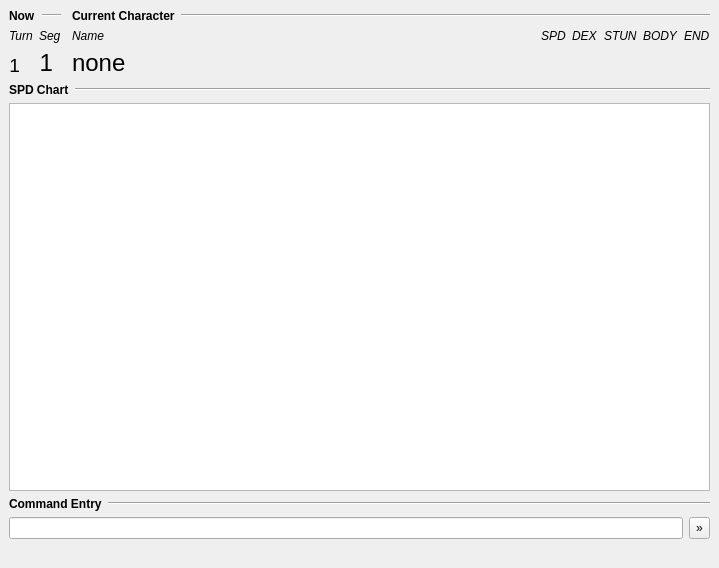
<?xml version="1.0" encoding="UTF-8"?>
<ui version="4.0">
 <class>MainWindow</class>
 <widget class="QMainWindow" name="MainWindow">
  <property name="geometry">
   <rect>
    <x>0</x>
    <y>0</y>
    <width>719</width>
    <height>568</height>
   </rect>
  </property>
  <property name="windowTitle">
   <string>MainWindow</string>
  </property>
  <widget class="QWidget" name="centralwidget">
   <layout class="QVBoxLayout" name="verticalLayout_3">
    <item>
     <layout class="QHBoxLayout" name="horizontalLayout_6">
      <item>
       <layout class="QVBoxLayout" name="verticalLayout">
        <item>
         <layout class="QHBoxLayout" name="horizontalLayout">
          <item>
           <widget class="QLabel" name="label">
            <property name="sizePolicy">
             <sizepolicy hsizetype="Minimum" vsizetype="Preferred">
              <horstretch>0</horstretch>
              <verstretch>0</verstretch>
             </sizepolicy>
            </property>
            <property name="font">
             <font>
              <weight>75</weight>
              <bold>true</bold>
             </font>
            </property>
            <property name="text">
             <string>Now</string>
            </property>
           </widget>
          </item>
          <item>
           <widget class="Line" name="line">
            <property name="sizePolicy">
             <sizepolicy hsizetype="Preferred" vsizetype="Fixed">
              <horstretch>0</horstretch>
              <verstretch>0</verstretch>
             </sizepolicy>
            </property>
            <property name="orientation">
             <enum>Qt::Horizontal</enum>
            </property>
           </widget>
          </item>
         </layout>
        </item>
        <item>
         <layout class="QGridLayout" name="gridLayout_2">
          <item row="0" column="0">
           <widget class="QLabel" name="label_17">
            <property name="font">
             <font>
              <italic>true</italic>
             </font>
            </property>
            <property name="text">
             <string>Turn</string>
            </property>
           </widget>
          </item>
          <item row="1" column="0">
           <widget class="QLabel" name="lbl_now_turn">
            <property name="sizePolicy">
             <sizepolicy hsizetype="Fixed" vsizetype="Preferred">
              <horstretch>0</horstretch>
              <verstretch>0</verstretch>
             </sizepolicy>
            </property>
            <property name="font">
             <font>
              <pointsize>14</pointsize>
             </font>
            </property>
            <property name="text">
             <string>1</string>
            </property>
            <property name="alignment">
             <set>Qt::AlignBottom|Qt::AlignRight|Qt::AlignTrailing</set>
            </property>
           </widget>
          </item>
          <item row="0" column="1">
           <widget class="QLabel" name="label_19">
            <property name="font">
             <font>
              <italic>true</italic>
             </font>
            </property>
            <property name="text">
             <string>Seg</string>
            </property>
           </widget>
          </item>
          <item row="1" column="1">
           <widget class="QLabel" name="lbl_now_seg">
            <property name="sizePolicy">
             <sizepolicy hsizetype="Fixed" vsizetype="Preferred">
              <horstretch>0</horstretch>
              <verstretch>0</verstretch>
             </sizepolicy>
            </property>
            <property name="font">
             <font>
              <pointsize>18</pointsize>
             </font>
            </property>
            <property name="text">
             <string>1</string>
            </property>
            <property name="alignment">
             <set>Qt::AlignBottom|Qt::AlignRight|Qt::AlignTrailing</set>
            </property>
           </widget>
          </item>
         </layout>
        </item>
       </layout>
      </item>
      <item>
       <spacer name="horizontalSpacer_2">
        <property name="orientation">
         <enum>Qt::Horizontal</enum>
        </property>
        <property name="sizeType">
         <enum>QSizePolicy::Fixed</enum>
        </property>
        <property name="sizeHint" stdset="0">
         <size>
          <width>5</width>
          <height>20</height>
         </size>
        </property>
       </spacer>
      </item>
      <item>
       <layout class="QVBoxLayout" name="verticalLayout_2">
        <item>
         <layout class="QHBoxLayout" name="horizontalLayout_5">
          <item>
           <widget class="QLabel" name="label_16">
            <property name="sizePolicy">
             <sizepolicy hsizetype="Minimum" vsizetype="Fixed">
              <horstretch>0</horstretch>
              <verstretch>0</verstretch>
             </sizepolicy>
            </property>
            <property name="font">
             <font>
              <weight>75</weight>
              <bold>true</bold>
             </font>
            </property>
            <property name="text">
             <string>Current Character</string>
            </property>
           </widget>
          </item>
          <item>
           <widget class="Line" name="line_4">
            <property name="sizePolicy">
             <sizepolicy hsizetype="Expanding" vsizetype="Fixed">
              <horstretch>0</horstretch>
              <verstretch>0</verstretch>
             </sizepolicy>
            </property>
            <property name="orientation">
             <enum>Qt::Horizontal</enum>
            </property>
           </widget>
          </item>
         </layout>
        </item>
        <item>
         <layout class="QGridLayout" name="gridLayout">
          <item row="0" column="0">
           <widget class="QLabel" name="label_3">
            <property name="font">
             <font>
              <italic>true</italic>
             </font>
            </property>
            <property name="text">
             <string>Name</string>
            </property>
           </widget>
          </item>
          <item row="0" column="1">
           <widget class="QLabel" name="label_4">
            <property name="font">
             <font>
              <italic>true</italic>
             </font>
            </property>
            <property name="text">
             <string>SPD</string>
            </property>
           </widget>
          </item>
          <item row="0" column="2">
           <widget class="QLabel" name="label_5">
            <property name="font">
             <font>
              <italic>true</italic>
             </font>
            </property>
            <property name="text">
             <string>DEX</string>
            </property>
           </widget>
          </item>
          <item row="1" column="0">
           <widget class="QLabel" name="lbl_now_name">
            <property name="sizePolicy">
             <sizepolicy hsizetype="Expanding" vsizetype="Preferred">
              <horstretch>0</horstretch>
              <verstretch>0</verstretch>
             </sizepolicy>
            </property>
            <property name="font">
             <font>
              <pointsize>18</pointsize>
             </font>
            </property>
            <property name="text">
             <string>none</string>
            </property>
           </widget>
          </item>
          <item row="0" column="4">
           <widget class="QLabel" name="label_7">
            <property name="font">
             <font>
              <italic>true</italic>
             </font>
            </property>
            <property name="text">
             <string>BODY</string>
            </property>
           </widget>
          </item>
          <item row="0" column="3">
           <widget class="QLabel" name="label_8">
            <property name="font">
             <font>
              <italic>true</italic>
             </font>
            </property>
            <property name="text">
             <string>STUN</string>
            </property>
           </widget>
          </item>
          <item row="0" column="5">
           <widget class="QLabel" name="label_9">
            <property name="font">
             <font>
              <italic>true</italic>
             </font>
            </property>
            <property name="text">
             <string>END</string>
            </property>
           </widget>
          </item>
          <item row="1" column="1">
           <widget class="QLabel" name="lbl_now_spd">
            <property name="text">
             <string/>
            </property>
           </widget>
          </item>
          <item row="1" column="2">
           <widget class="QLabel" name="lbl_now_dex">
            <property name="text">
             <string/>
            </property>
           </widget>
          </item>
          <item row="1" column="3">
           <widget class="QLabel" name="lbl_now_stun">
            <property name="text">
             <string/>
            </property>
           </widget>
          </item>
          <item row="1" column="4">
           <widget class="QLabel" name="lbl_now_body">
            <property name="text">
             <string/>
            </property>
           </widget>
          </item>
          <item row="1" column="5">
           <widget class="QLabel" name="lbl_now_end">
            <property name="text">
             <string/>
            </property>
           </widget>
          </item>
         </layout>
        </item>
       </layout>
      </item>
     </layout>
    </item>
    <item>
     <layout class="QHBoxLayout" name="horizontalLayout_2">
      <item>
       <widget class="QLabel" name="label_2">
        <property name="sizePolicy">
         <sizepolicy hsizetype="Minimum" vsizetype="Preferred">
          <horstretch>0</horstretch>
          <verstretch>0</verstretch>
         </sizepolicy>
        </property>
        <property name="font">
         <font>
          <weight>75</weight>
          <bold>true</bold>
         </font>
        </property>
        <property name="text">
         <string>SPD Chart</string>
        </property>
       </widget>
      </item>
      <item>
       <widget class="Line" name="line_2">
        <property name="sizePolicy">
         <sizepolicy hsizetype="Expanding" vsizetype="Fixed">
          <horstretch>0</horstretch>
          <verstretch>0</verstretch>
         </sizepolicy>
        </property>
        <property name="orientation">
         <enum>Qt::Horizontal</enum>
        </property>
       </widget>
      </item>
     </layout>
    </item>
    <item>
     <widget class="QTableView" name="tbl_spd_chart"/>
    </item>
    <item>
     <layout class="QHBoxLayout" name="horizontalLayout_3">
      <item>
       <widget class="QLabel" name="label_15">
        <property name="sizePolicy">
         <sizepolicy hsizetype="Minimum" vsizetype="Preferred">
          <horstretch>0</horstretch>
          <verstretch>0</verstretch>
         </sizepolicy>
        </property>
        <property name="font">
         <font>
          <weight>75</weight>
          <bold>true</bold>
         </font>
        </property>
        <property name="text">
         <string>Command Entry</string>
        </property>
       </widget>
      </item>
      <item>
       <widget class="Line" name="line_3">
        <property name="sizePolicy">
         <sizepolicy hsizetype="Expanding" vsizetype="Fixed">
          <horstretch>0</horstretch>
          <verstretch>0</verstretch>
         </sizepolicy>
        </property>
        <property name="orientation">
         <enum>Qt::Horizontal</enum>
        </property>
       </widget>
      </item>
     </layout>
    </item>
    <item>
     <layout class="QHBoxLayout" name="horizontalLayout_4">
      <item>
       <widget class="QLineEdit" name="le_cmd"/>
      </item>
      <item>
       <widget class="QToolButton" name="btn_cmd">
        <property name="sizePolicy">
         <sizepolicy hsizetype="Minimum" vsizetype="Preferred">
          <horstretch>0</horstretch>
          <verstretch>0</verstretch>
         </sizepolicy>
        </property>
        <property name="text">
         <string>»</string>
        </property>
       </widget>
      </item>
     </layout>
    </item>
    <item>
     <widget class="QLabel" name="lbl_cmd_hints">
      <property name="text">
       <string/>
      </property>
     </widget>
    </item>
   </layout>
  </widget>
 </widget>
 <resources/>
 <connections/>
</ui>
